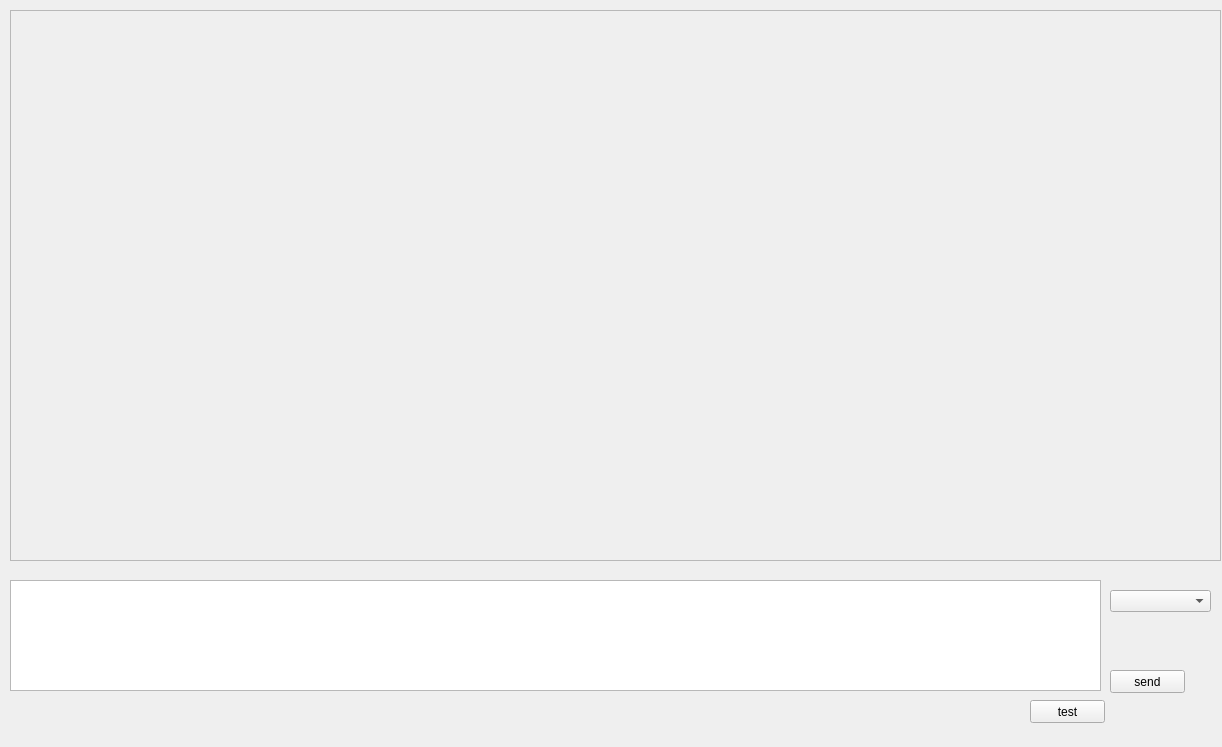
<?xml version="1.0" encoding="UTF-8"?>
<ui version="4.0">
 <class>chatmain</class>
 <widget class="QWidget" name="chatmain">
  <property name="geometry">
   <rect>
    <x>0</x>
    <y>0</y>
    <width>1222</width>
    <height>747</height>
   </rect>
  </property>
  <property name="windowTitle">
   <string>Form</string>
  </property>
  <widget class="QTextEdit" name="textEdit_2">
   <property name="geometry">
    <rect>
     <x>10</x>
     <y>580</y>
     <width>1091</width>
     <height>111</height>
    </rect>
   </property>
  </widget>
  <widget class="QPushButton" name="pushButton">
   <property name="geometry">
    <rect>
     <x>1110</x>
     <y>670</y>
     <width>75</width>
     <height>23</height>
    </rect>
   </property>
   <property name="text">
    <string>send</string>
   </property>
   <property name="shortcut">
    <string>Return</string>
   </property>
  </widget>
  <widget class="QScrollArea" name="scrollArea">
   <property name="geometry">
    <rect>
     <x>10</x>
     <y>10</y>
     <width>1211</width>
     <height>551</height>
    </rect>
   </property>
   <property name="widgetResizable">
    <bool>true</bool>
   </property>
   <widget class="QWidget" name="scrollAreaWidgetContents">
    <property name="geometry">
     <rect>
      <x>0</x>
      <y>0</y>
      <width>1209</width>
      <height>549</height>
     </rect>
    </property>
   </widget>
  </widget>
  <widget class="QComboBox" name="comboBox">
   <property name="geometry">
    <rect>
     <x>1110</x>
     <y>590</y>
     <width>101</width>
     <height>22</height>
    </rect>
   </property>
  </widget>
  <widget class="statusshow" name="widget" native="true">
   <property name="geometry">
    <rect>
     <x>20</x>
     <y>690</y>
     <width>1191</width>
     <height>51</height>
    </rect>
   </property>
   <widget class="QPushButton" name="pushButton_2">
    <property name="geometry">
     <rect>
      <x>1010</x>
      <y>10</y>
      <width>75</width>
      <height>23</height>
     </rect>
    </property>
    <property name="text">
     <string>test</string>
    </property>
    <property name="shortcut">
     <string>Return</string>
    </property>
   </widget>
  </widget>
 </widget>
 <customwidgets>
  <customwidget>
   <class>statusshow</class>
   <extends>QWidget</extends>
   <header>statusshow.h</header>
   <container>1</container>
  </customwidget>
 </customwidgets>
 <resources/>
 <connections/>
</ui>
